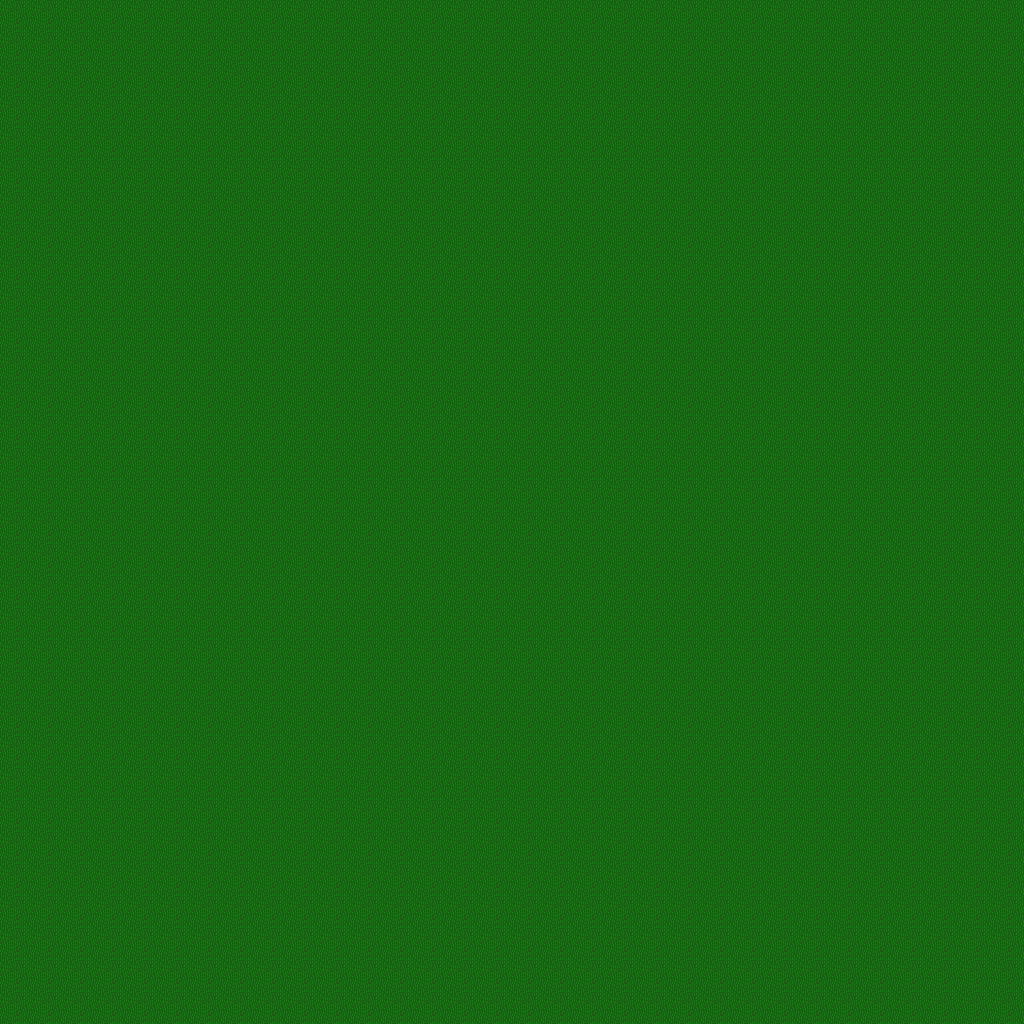

Below is a game level as drawn by its tile map, then a one-line description and the .tmx that defines it (tile-layer data replaced by summaries):
An orthogonal 64x64 tile map with 16x16 px tiles, 1 tile layer (Tile Layer 1).

<map version="1.4" tiledversion="1.4.2" orientation="orthogonal" renderorder="right-down" width="64" height="64" tilewidth="16" tileheight="16" infinite="0" nextlayerid="2" nextobjectid="1">
 <tileset firstgid="1" source="main area.tsx" />
 <layer id="1" name="Tile Layer 1" width="64" height="64" opacity="0.7">
  <data>[4096 cells, 4096 non-empty, 8 distinct tile ids]</data>
 </layer>
</map>
